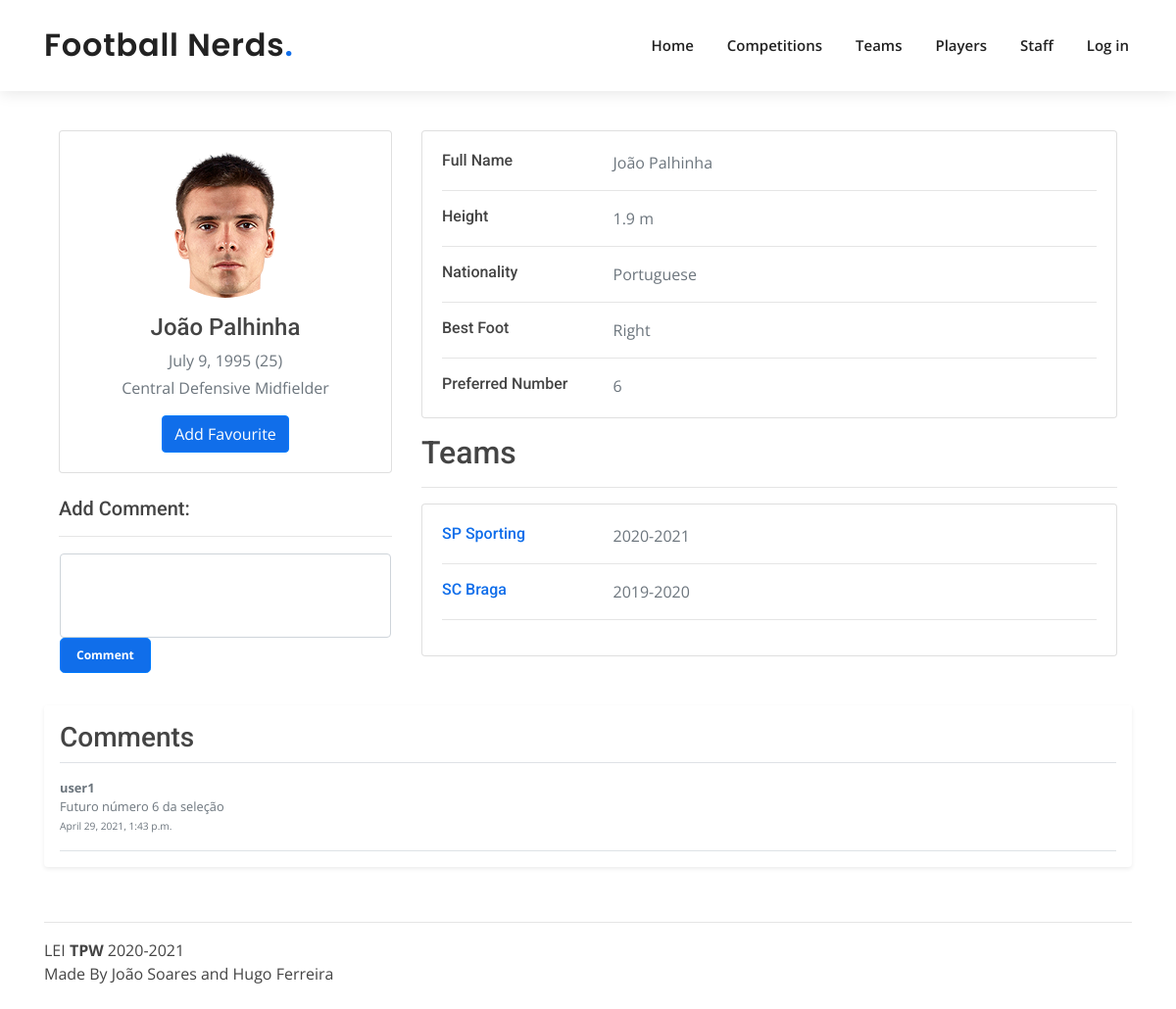
Page /players/20 on the committed database.
### app/models.py (models this page shows, shortened)
class Player(models.Model):
    POSITION_CHOICES = (
        ('Striker', 'ST-Striker'),
        ('Left Winger', 'LW-Left Winger'),
        ('Right Winger', 'RW-Right Winger'),
        ('Central Attacking Midfielder', 'CAM-Central Attacking Midfielder'),
        ('Central Midfielder', 'CM-Central Midfielder'),
        ('Central Defensive Midfielder', 'CDM-Central Defensive Midfielder'),
        ('Left Back', 'LB-Left Back'),
        ('Right Back', 'RB-Right Back'),
        ('Center Back', 'CB-Center Back'),
        ('Goalkeeper', 'GR-Goalkeeper'),
    )
    BEST_FOOT = (('Left', 'L-Left'), ('Right', 'R-Right'), ('Both', 'B-Both'))
    full_name = models.CharField(max_length=120)
    name = models.CharField(max_length=90)
    birthday = models.DateField()
    height = models.FloatField(validators=[MinValueValidator(0)])
    nationality = models.CharField(max_length=70)
    position = models.CharField(max_length=28, choices=POSITION_CHOICES)
    best_foot = models.CharField(max_length=5, choices=BEST_FOOT)
    preferred_number = models.PositiveIntegerField(validators=[MinValueValidator(1),MaxValueValidator(100)])
    player_img = models.ImageField(upload_to=playerdir, default="players/default_player.png")

class Team(models.Model):
    full_name = models.CharField(max_length=70)
    name = models.CharField(max_length=70)
    abreviated_name = models.CharField(max_length=4)
    founding_year = models.IntegerField()
    club_badge_img = models.ImageField(upload_to=teamdir, default="teams/default_club.png")
    city = models.CharField(max_length=20)
    country = models.CharField(max_length=20)
    players = models.ManyToManyField(Player, through='PlayerPlaysFor')
    formation = models.CharField(max_length=5, validators=[RegexValidator(
        regex='[0-9]{1}-[0-9]{1}-[0-9]{1}',
        message='Season must follow the format number-number-number',
        code='invalid_formation'
    )])

class PlayerPlaysFor(models.Model):
    player = models.ForeignKey(Player, on_delete=models.CASCADE)
    team = models.ForeignKey(Team, on_delete=models.CASCADE)
    season = models.CharField(max_length=9, validators=[RegexValidator(
        regex='[0-9]{4}-[0-9]{4}',
        message='Season must follow the format year-year',
        code='invalid_season'
    )])

class CommentPlayer(models.Model):
    player = models.ForeignKey(Player, on_delete=models.CASCADE)
    user = models.ForeignKey(NormalUser, on_delete=models.CASCADE)
    timeofpost = models.DateTimeField(default=datetime.now)
    comment = models.CharField(max_length=120)

class NormalUser(models.Model):
    user = models.OneToOneField(User, on_delete=models.CASCADE)
    job_football_related = models.BooleanField()
    favouriteplayers = models.ManyToManyField(Player, through='FavouritePlayer')
    favouriteteams = models.ManyToManyField(Team, through='FavouriteTeam')
    favouritecompetitions = models.ManyToManyField(Competition, through='FavouriteCompetition')

### app/views.py (the view, shortened to what this page needs)
# urls.py: path('players/<int:id>', views.player_details, name='player_details'),
def player_details(request, id):
    if not request.user.is_authenticated:
        favouriteplayer = False
        deleteeditbbt = False
    try:
        t_parms = {
            'player': Player.objects.get(id=id),
            'teams': set(Team.objects.filter(playerplaysfor__player_id=id).distinct()),
            'season': PlayerPlaysFor.objects.filter(player_id=id),
            'comments': CommentPlayer.objects.filter(player_id=id),
            'age': int((datetime.date.today() - Player.objects.get(id=id).birthday).days / 365),
            'favouriteplayer': favouriteplayer,
            'formComment': MakeCommentForm(),
            'deleteeditbbt': deleteeditbbt
        }
        return render(request, 'player_details.html', t_parms)
    except:
        return error_render(request, 404, "Player not Found")

### app/forms.py
class MakeCommentForm(forms.Form):
    comment = forms.CharField(widget=forms.Textarea, label='Add Comment')
    fields = ('comment')
    def __init__(self, *args, **kwargs):
        super().__init__(*args, **kwargs)
        for myField in self.fields:
            self.fields[myField].widget.attrs['rows'] = 3
            self.fields[myField].widget.attrs['class'] = 'form-control'
            self.fields[myField].widget.attrs['style'] = 'resize:none'

### templates/player_details.html (shortened to what this page needs)
{% extends 'layout.html' %}
{% load static %}
{% block content %}
<div class="container" style="padding-top: 40px">
    <div class="main-body">
          <div class="row gutters-sm">
            <div class="col-md-4 mb-3">
              <div class="card">
                <div class="card-body">
                  <div class="d-flex flex-column align-items-center text-center">
                    <img src="{% static 'img/' %}{{ player.player_img.url }}" alt="Admin" class="rounded-circle" width="150" height="150">
                    <div class="mt-3">
                      <h4>{{ player.name }}</h4>
                      <p class="text-secondary mb-1">{{ player.birthday }} ({{ age }})</p>
                      <p class="text-muted font-size-sm">{{ player.position }}</p>
                      <form action="{% url 'players' %}{{ player.id }}" method="post" >
                        {% if favouriteplayer %}
                            <button style="background: #106eea;" class="btn btn-primary" name="remove" remove="remove"> Remove Favourite</button>
                        {% else %}
                            <button style="background: #106eea;" class="btn btn-primary" value="add" name="add">Add Favourite</button>
                        {% endif %}
                      </form>
                    </div>
                  </div>
                </div>
              </div>
            <br>
            <h5>{{ formComment.comment.label}}:</h5>
            <hr>
              <div class="card mt-3" style="border-color: white">
                  <form action="{% url 'players' %}{{ player.id }}" method="post">
                      {{ formComment.comment }}
                      <button style="background: #106eea;font-size: 12px; font-weight: bolder;" type="submit" class="btn btn-primary btn-lg">Comment</button>
                  </form>
              </div>
            </div>
            <div class="col-md-8">
              <div class="card mb-3">
                <div class="card-body">
                  <div class="row">
                    <div class="col-sm-3">
                      <h6 class="mb-0">Full Name</h6>
                    </div>
                    <div class="col-sm-9 text-secondary">
                        {{player.full_name}}
                    </div>
                  </div>
                  <hr>
                  <div class="row">
                    <div class="col-sm-3">
                      <h6 class="mb-0">Height</h6>
                    </div>
                    <div class="col-sm-9 text-secondary">
                        {{player.height}} m
                    </div>
                  </div>
                  <hr>
                  <div class="row">
                    <div class="col-sm-3">
                      <h6 class="mb-0">Nationality</h6>
                    </div>
                    <div class="col-sm-9 text-secondary">
                      {{ player.nationality }}
                    </div>
                  </div>
                  <hr>
                  <div class="row">
                    <div class="col-sm-3">
                      <h6 class="mb-0">Best Foot</h6>
                    </div>
                    <div class="col-sm-9 text-secondary">
                      {{ player.best_foot }}
                    </div>
                  </div>
                  <hr>
                  <div class="row">
                    <div class="col-sm-3">
                      <h6 class="mb-0">Preferred Number</h6>
                    </div>
                    <div class="col-sm-9 text-secondary">
                      {{ player.preferred_number }}
                    </div>
                  </div>
                </div>
              </div>
                    <h2>Teams</h2>
                    <hr>
                    <div class="card mb-3">
                <div class="card-body">
                {% for team in teams %}
                    {% for sea in season %}
                    {% if sea.team.id == team.id %}
                    <div class="row">
                    <div class="col-sm-3">
                       <a href="{% url 'teams' %}{{ team.id }}"><h6 class="mb-0">{{ team.name}}</h6></a>
                    </div>
                    <div class="col-sm-9 text-secondary">
                        {{sea.season}}
                    </div>
                  </div>
                  <hr>
                        {% endif %}
                    {% endfor %}
                {% endfor %}
                </div>
                </div>
            </div>
            </div>
          </div>
        </div>
          <div class="my-3 p-3 bg-body rounded shadow-sm">
            <h3 class="border-bottom pb-2 mb-0">Comments</h3>
              {% for comment in comments %}
            <div class=" border-bottom d-flex text-muted pt-3">
              <p class="pb-3 mb-0 small lh-sm ">
                <strong class="d-block text-gray-dark">{{ comment.user.user }}</strong>
                {{ comment.comment }}
                  <br>
                  <small>{{ comment.timeofpost }}</small>
              </p>
            </div>
              {% endfor %}
            </div>
          </div>
{% endblock %}

### app/static/css/style.css (style rules this page uses)
body { font-family: "Open Sans", sans-serif; color: #444444; }
a { color: #106eea; }
h1, h2, h3, h4, h5, h6 { font-family: "Roboto", sans-serif; }

### rows in the picture
Player: player_img (picture), name "João Palhinha", birthday "July 9, 1995", position "Central Defensive Midfielder", full_name "João Palhinha", height "1.9", nationality "Portuguese", best_foot "Right", preferred_number "6"
Team: name "SP Sporting"
PlayerPlaysFor: season "2020-2021"
Team: name "SC Braga"
PlayerPlaysFor: season "2019-2020"
CommentPlayer: user.user "user1", comment "Futuro número 6 da seleção", timeofpost "April 29, 2021, 1:43 p.m."

### other values in the picture
{{ age }} "25"
